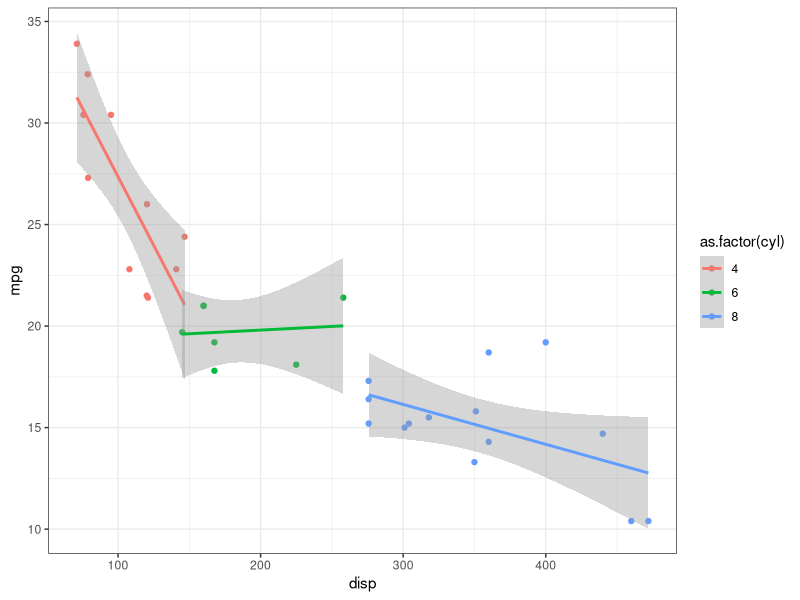

R code for this plot:
print("Hello world!")

library(tidyverse)

ggplot(mtcars, aes(x=disp, y=mpg, color=as.factor(cyl)))+
  geom_point()+
  geom_smooth(method="lm")+
  theme_bw()
